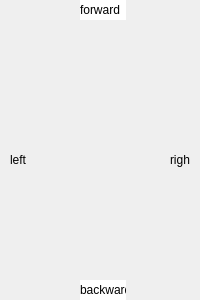
<?xml version="1.0" encoding="UTF-8"?>
<ui version="4.0">
 <class>CrossWidgetClass</class>
 <widget class="QWidget" name="CrossWidgetClass">
  <property name="geometry">
   <rect>
    <x>0</x>
    <y>0</y>
    <width>200</width>
    <height>300</height>
   </rect>
  </property>
  <property name="mouseTracking">
   <bool>true</bool>
  </property>
  <property name="windowTitle">
   <string>CrossWidget</string>
  </property>
  <widget class="QWidget" name="widgetCross" native="true">
   <property name="geometry">
    <rect>
     <x>0</x>
     <y>0</y>
     <width>200</width>
     <height>300</height>
    </rect>
   </property>
   <property name="cursor">
    <cursorShape>CrossCursor</cursorShape>
   </property>
   <property name="mouseTracking">
    <bool>true</bool>
   </property>
   <property name="styleSheet">
    <string>background-image: url(:/image/images/bgcross.png);
background-position: center;</string>
   </property>
   <widget class="QLabel" name="label_forward">
    <property name="geometry">
     <rect>
      <x>80</x>
      <y>0</y>
      <width>46</width>
      <height>20</height>
     </rect>
    </property>
    <property name="cursor">
     <cursorShape>CrossCursor</cursorShape>
    </property>
    <property name="mouseTracking">
     <bool>true</bool>
    </property>
    <property name="autoFillBackground">
     <bool>false</bool>
    </property>
    <property name="styleSheet">
     <string>background: none;
background-color: rgb(255, 255, 255);</string>
    </property>
    <property name="text">
     <string>forward</string>
    </property>
    <property name="textInteractionFlags">
     <set>Qt::NoTextInteraction</set>
    </property>
   </widget>
   <widget class="QLabel" name="label_left">
    <property name="geometry">
     <rect>
      <x>10</x>
      <y>150</y>
      <width>20</width>
      <height>20</height>
     </rect>
    </property>
    <property name="cursor">
     <cursorShape>CrossCursor</cursorShape>
    </property>
    <property name="mouseTracking">
     <bool>true</bool>
    </property>
    <property name="styleSheet">
     <string>background: none;</string>
    </property>
    <property name="text">
     <string>left</string>
    </property>
   </widget>
   <widget class="QLabel" name="label_right">
    <property name="geometry">
     <rect>
      <x>170</x>
      <y>150</y>
      <width>20</width>
      <height>20</height>
     </rect>
    </property>
    <property name="cursor">
     <cursorShape>CrossCursor</cursorShape>
    </property>
    <property name="mouseTracking">
     <bool>true</bool>
    </property>
    <property name="autoFillBackground">
     <bool>false</bool>
    </property>
    <property name="styleSheet">
     <string>background: none;</string>
    </property>
    <property name="text">
     <string>right</string>
    </property>
   </widget>
   <widget class="QLabel" name="label_backward">
    <property name="geometry">
     <rect>
      <x>80</x>
      <y>280</y>
      <width>46</width>
      <height>20</height>
     </rect>
    </property>
    <property name="cursor">
     <cursorShape>CrossCursor</cursorShape>
    </property>
    <property name="mouseTracking">
     <bool>true</bool>
    </property>
    <property name="autoFillBackground">
     <bool>false</bool>
    </property>
    <property name="styleSheet">
     <string>background: none;
background-color: rgb(255, 255, 255);</string>
    </property>
    <property name="text">
     <string>backward</string>
    </property>
   </widget>
  </widget>
 </widget>
 <layoutdefault spacing="6" margin="11"/>
 <resources>
  <include location="CrossWidget.qrc"/>
 </resources>
 <connections/>
</ui>
